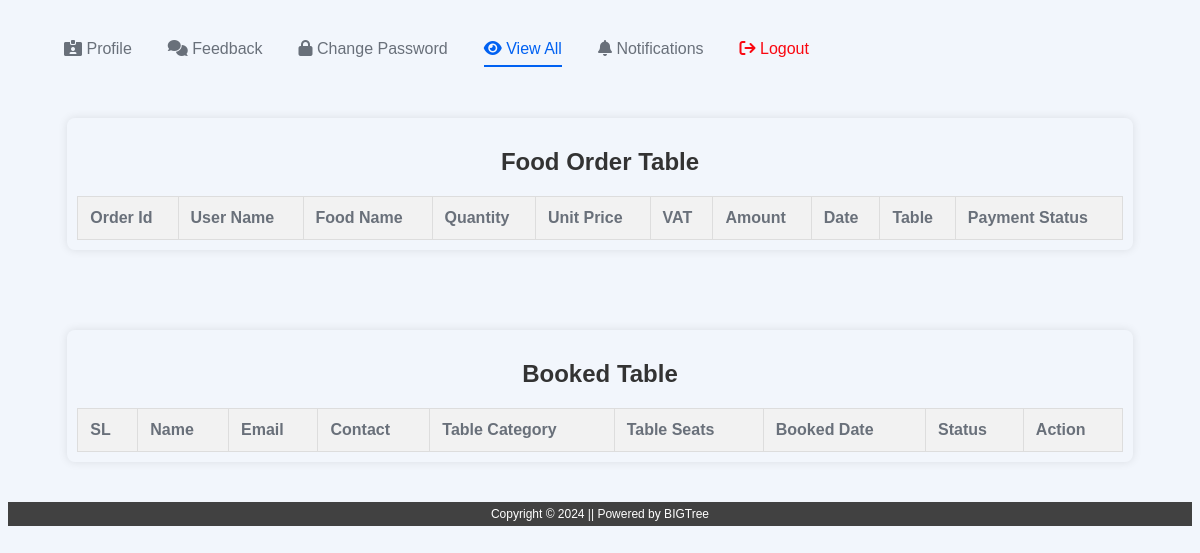
Page /rstms/users/viewall.php (signed in) on the earlier database version.
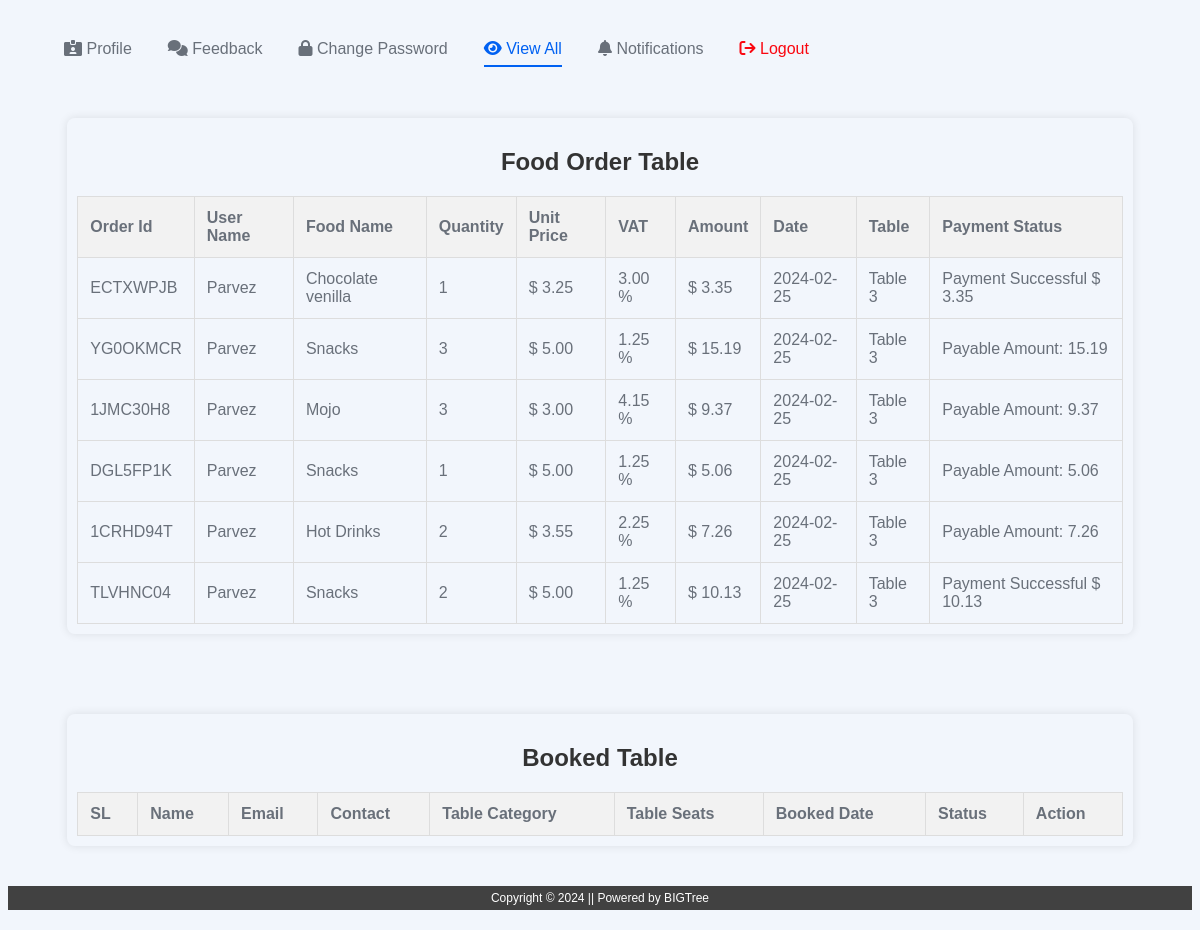
Same page on the later database version.
### tables this page shows
CREATE TABLE `tbl_payment` (
  `p_id` int(11) NOT NULL,
  `order_id` varchar(100) NOT NULL,
  `f_title` varchar(100) NOT NULL,
  `f_disctprice` decimal(10,2) NOT NULL,
  `total_amount` decimal(10,2) NOT NULL,
  `o_quantity` varchar(255) NOT NULL,
  `f_vat` decimal(10,2) NOT NULL,
  `amount` decimal(10,2) NOT NULL,
  `o_date` date NOT NULL,
  `payment_status` varchar(100) DEFAULT NULL,
  `u_id` int(11) NOT NULL,
  `u_name` varchar(255) NOT NULL,
  `ta_id` int(11) NOT NULL,
  `t_name` varchar(100) NOT NULL
);

### rstms/users/viewall.php (the view, shortened to what this page needs)
<?php
    include 'includes/header.php';
    include ('includes/dbconnection.php');
    $email = $_SESSION['user'];
$user_sql = $conn->prepare("SELECT u_id FROM users WHERE u_email = ?");
$user_sql->bind_param("s", $email);
$user_sql->execute();
$user_result = $user_sql->get_result();
if ($user_row = $user_result->fetch_assoc()) {
    $user_id = $user_row['u_id'];
    $order_sql = $conn->prepare("SELECT * FROM tbl_payment WHERE u_id = ? ORDER BY p_id DESC");
    $order_sql->bind_param("i", $user_id);
    $order_sql->execute();
    $order_result = $order_sql->get_result();
?>
<div class="container-fluid">
    <div class="view-details">
        <div class="header">
            <h2>Food Order Table</h2>
        </div>
        <div class="booked-table">
                <table class="all-booked">
                <thead>
                    <tr>
                        <th>Order Id</th>
                        <th>User Name</th>
                        <th>Food Name</th>
                        <th>Quantity</th>
                        <th>Unit Price</th>
                        <th>VAT</th>
                        <th>Amount</th>
                        <th>Date</th>
                        <th>Table</th>
                        <th>Payment Status</th>
                    </tr>
                </thead>
                <tbody>
                    <?php
                    while ($row = mysqli_fetch_assoc($order_result)) {
                        echo "<tr>";
                        echo "<td>{$row['order_id']}</td>";
                        echo "<td>{$row['u_name']}</td>";
                        echo "<td>{$row['f_title']}</td>";
                        echo "<td>{$row['o_quantity']}</td>";
                        echo "<td>&#36; {$row['f_disctprice']}</td>";
                        echo "<td>{$row['f_vat']} &percnt;</td>";
                        echo "<td>&#36; {$row['total_amount']}</td>";
                        echo "<td>{$row['o_date']}</td>";
                        echo "<td>{$row['t_name']}</td>";
                        if (empty($row['payment_status'])) {
                            $order_id = $row['order_id'];
                            $totalAmount_sql = $conn->prepare("SELECT amount FROM tbl_payment WHERE order_id = ?");
                            $totalAmount_sql->bind_param("s", $order_id);
                            $totalAmount_sql->execute();
                            $totalAmount_result = $totalAmount_sql->get_result();
                            if ($totalAmount_row = $totalAmount_result->fetch_assoc()) {
                                $amount = number_format($totalAmount_row['amount'], 2);
                                echo "<td>";
                                echo "Payable Amount: $amount";
                                echo "</td>";
                            }
                        }
                        else {
                            echo "<td>{$row['payment_status']}</td>";
                        }
                        echo "</tr>";
                      }
                    ?>
                </tbody>
            </table>
        </div>
    </div>
</div>
<?php }
else{
    echo "User Not Found!";
}
?>
<?php
    $userEmail = $_SESSION['user'];
    $usersql = "SELECT u_id FROM users WHERE u_email = '$userEmail'";
    $userresult = mysqli_query($conn, $usersql);
    if ($userrow = mysqli_fetch_assoc($userresult)) {
?>
<div class="container-fluid">
	<div class="view-details">
		<div class="header">
			<h2>Booked Table</h2>
		</div>
		<div class="booked-table">
				<table class="all-booked">
                <thead>
                    <tr>
                        <th>SL</th>
                        <th>Name</th>
                        <th>Email</th>
                        <th>Contact</th>
                        <th>Table Category</th>
                        <th>Table Seats</th>
                        <th>Booked Date</th>
                        <th>Status</th>
                        <th>Action</th>
                    </tr>
                </thead>
            </table>
		</div>
	</div>
</div>
<?php
}
else{
    echo "User Not Found!";
}
?>
<?php include 'includes/footer.php'; ?>

Differences in the rows shown:
added tbl_payment: order "ECTXWPJB", u_name "Parvez", f_title "Chocolate venilla", o_quantity "1", f_disctprice "3.25", f_vat "3.00", total_amount "3.35", o_date "2024-02-25", t_name "Table 3", payment_status "Payment Successful $ 3.35"
added tbl_payment: order "YG0OKMCR", u_name "Parvez", f_title "Snacks", o_quantity "3", f_disctprice "5.00", f_vat "1.25", total_amount "15.19", o_date "2024-02-25", t_name "Table 3", amount "15.19"
added tbl_payment: order "1JMC30H8", u_name "Parvez", f_title "Mojo", o_quantity "3", f_disctprice "3.00", f_vat "4.15", total_amount "9.37", o_date "2024-02-25", t_name "Table 3", amount "9.37"
added tbl_payment: order "DGL5FP1K", u_name "Parvez", f_title "Snacks", o_quantity "1", f_disctprice "5.00", f_vat "1.25", total_amount "5.06", o_date "2024-02-25", t_name "Table 3", amount "5.06"
added tbl_payment: order "1CRHD94T", u_name "Parvez", f_title "Hot Drinks", o_quantity "2", f_disctprice "3.55", f_vat "2.25", total_amount "7.26", o_date "2024-02-25", t_name "Table 3", amount "7.26"
added tbl_payment: order "TLVHNC04", u_name "Parvez", f_title "Snacks", o_quantity "2", f_disctprice "5.00", f_vat "1.25", total_amount "10.13", o_date "2024-02-25", t_name "Table 3", payment_status "Payment Successful $ 10.13"
